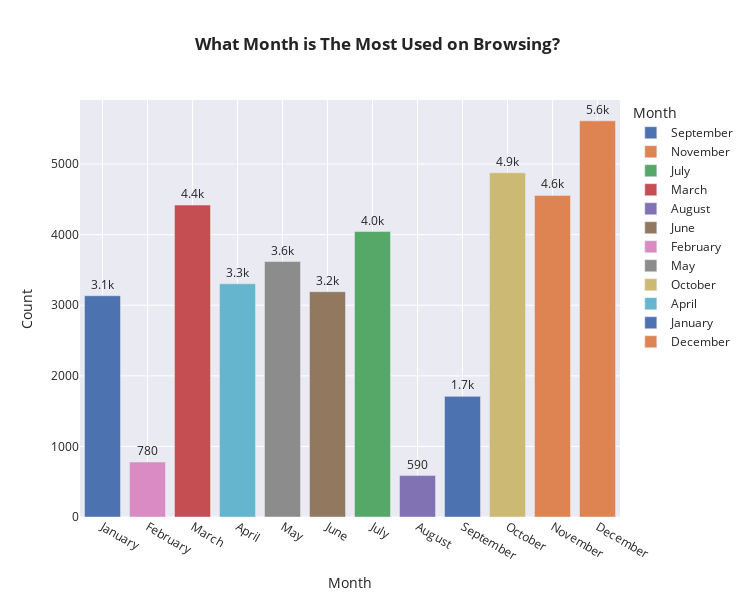

Notebook cell for this chart:
### Code cell
#what month is the most used on browsing?
df_month_count = browser_history['month'].value_counts(sort=False)

fig = px.bar(df_month_count, x=df_month_count.index,y=df_month_count.values,
        color=df_month_count.index, labels= {'index':'Month', 'y' : 'Count'},
        template='seaborn',title='<b> What Month is The Most Used on Browsing?',width=750, height=600, 
        text_auto='.2s')

fig.update_traces(textposition='outside')
fig.update_layout(xaxis={'categoryarray':['January', 'February', 'March', 'April', 'May', 'June', 'July', 'August', 'September', 'October', 'November', 'December']})


fig.show()

### Figure 1 — Plotly figure (JSON) as saved in the notebook; plotly's stock layout.template omitted (floating-point values rounded to 4 significant figures)
{"data": [{"alignmentgroup": "True", "hovertemplate": "Month=%{x}<br>Count=%{y}<extra></extra>", "legendgroup": "September", "marker": {"color": "rgb(76,114,176)", "pattern": {"shape": ""}}, "name": "September", "offsetgroup": "September", "orientation": "v", "showlegend": true, "textposition": "outside", "texttemplate": "%{y:.2s}", "type": "bar", "x": ["September"], "xaxis": "x", "y": [1709], "yaxis": "y"}, {"alignmentgroup": "True", "hovertemplate": "Month=%{x}<br>Count=%{y}<extra></extra>", "legendgroup": "November", "marker": {"color": "rgb(221,132,82)", "pattern": {"shape": ""}}, "name": "November", "offsetgroup": "November", "orientation": "v", "showlegend": true, "textposition": "outside", "texttemplate": "%{y:.2s}", "type": "bar", "x": ["November"], "xaxis": "x", "y": [4556], "yaxis": "y"}, {"alignmentgroup": "True", "hovertemplate": "Month=%{x}<br>Count=%{y}<extra></extra>", "legendgroup": "July", "marker": {"color": "rgb(85,168,104)", "pattern": {"shape": ""}}, "name": "July", "offsetgroup": "July", "orientation": "v", "showlegend": true, "textposition": "outside", "texttemplate": "%{y:.2s}", "type": "bar", "x": ["July"], "xaxis": "x", "y": [4044], "yaxis": "y"}, {"alignmentgroup": "True", "hovertemplate": "Month=%{x}<br>Count=%{y}<extra></extra>", "legendgroup": "March", "marker": {"color": "rgb(196,78,82)", "pattern": {"shape": ""}}, "name": "March", "offsetgroup": "March", "orientation": "v", "showlegend": true, "textposition": "outside", "texttemplate": "%{y:.2s}", "type": "bar", "x": ["March"], "xaxis": "x", "y": [4419], "yaxis": "y"}, {"alignmentgroup": "True", "hovertemplate": "Month=%{x}<br>Count=%{y}<extra></extra>", "legendgroup": "August", "marker": {"color": "rgb(129,114,179)", "pattern": {"shape": ""}}, "name": "August", "offsetgroup": "August", "orientation": "v", "showlegend": true, "textposition": "outside", "texttemplate": "%{y:.2s}", "type": "bar", "x": ["August"], "xaxis": "x", "y": [587], "yaxis": "y"}, {"alignmentgroup": "True", "hovertemplate": "Month=%{x}<br>Count=%{y}<extra></extra>", "legendgroup": "June", "marker": {"color": "rgb(147,120,96)", "pattern": {"shape": ""}}, "name": "June", "offsetgroup": "June", "orientation": "v", "showlegend": true, "textposition": "outside", "texttemplate": "%{y:.2s}", "type": "bar", "x": ["June"], "xaxis": "x", "y": [3192], "yaxis": "y"}, {"alignmentgroup": "True", "hovertemplate": "Month=%{x}<br>Count=%{y}<extra></extra>", "legendgroup": "February", "marker": {"color": "rgb(218,139,195)", "pattern": {"shape": ""}}, "name": "February", "offsetgroup": "February", "orientation": "v", "showlegend": true, "textposition": "outside", "texttemplate": "%{y:.2s}", "type": "bar", "x": ["February"], "xaxis": "x", "y": [779], "yaxis": "y"}, {"alignmentgroup": "True", "hovertemplate": "Month=%{x}<br>Count=%{y}<extra></extra>", "legendgroup": "May", "marker": {"color": "rgb(140,140,140)", "pattern": {"shape": ""}}, "name": "May", "offsetgroup": "May", "orientation": "v", "showlegend": true, "textposition": "outside", "texttemplate": "%{y:.2s}", "type": "bar", "x": ["May"], "xaxis": "x", "y": [3619], "yaxis": "y"}, {"alignmentgroup": "True", "hovertemplate": "Month=%{x}<br>Count=%{y}<extra></extra>", "legendgroup": "October", "marker": {"color": "rgb(204,185,116)", "pattern": {"shape": ""}}, "name": "October", "offsetgroup": "October", "orientation": "v", "showlegend": true, "textposition": "outside", "texttemplate": "%{y:.2s}", "type": "bar", "x": ["October"], "xaxis": "x", "y": [4876], "yaxis": "y"}, {"alignmentgroup": "True", "hovertemplate": "Month=%{x}<br>Count=%{y}<extra></extra>", "legendgroup": "April", "marker": {"color": "rgb(100,181,205)", "pattern": {"shape": ""}}, "name": "April", "offsetgroup": "April", "orientation": "v", "showlegend": true, "textposition": "outside", "texttemplate": "%{y:.2s}", "type": "bar", "x": ["April"], "xaxis": "x", "y": [3304], "yaxis": "y"}, {"alignmentgroup": "True", "hovertemplate": "Month=%{x}<br>Count=%{y}<extra></extra>", "legendgroup": "January", "marker": {"color": "rgb(76,114,176)", "pattern": {"shape": ""}}, "name": "January", "offsetgroup": "January", "orientation": "v", "showlegend": true, "textposition": "outside", "texttemplate": "%{y:.2s}", "type": "bar", "x": ["January"], "xaxis": "x", "y": [3134], "yaxis": "y"}, {"alignmentgroup": "True", "hovertemplate": "Month=%{x}<br>Count=%{y}<extra></extra>", "legendgroup": "December", "marker": {"color": "rgb(221,132,82)", "pattern": {"shape": ""}}, "name": "December", "offsetgroup": "December", "orientation": "v", "showlegend": true, "textposition": "outside", "texttemplate": "%{y:.2s}", "type": "bar", "x": ["December"], "xaxis": "x", "y": [5612], "yaxis": "y"}], "layout": {"barmode": "relative", "height": 600, "legend": {"title": {"text": "Month"}, "tracegroupgap": 0}, "title": {"text": "<b> What Month is The Most Used on Browsing?"}, "width": 750, "xaxis": {"anchor": "y", "categoryarray": ["January", "February", "March", "April", "May", "June", "July", "August", "September", "October", "November", "December"], "categoryorder": "array", "domain": [0, 1], "title": {"text": "Month"}}, "yaxis": {"anchor": "x", "domain": [0, 1], "title": {"text": "Count"}}}}
